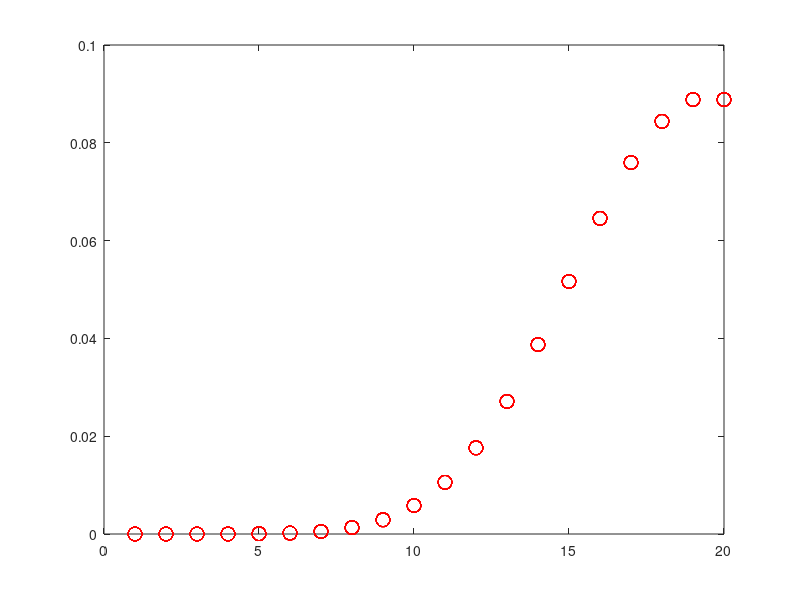

Source code (MATLAB):
lam=20;
for i=1:500
   x(i)=ceil(rand*20);
   endfor
for i=1:500
   prod=1;
   for j=1:x(i)
     prod=prod*j;
     endfor
   z(i)=((lam^x(i))*e.^(-lam))/prod;
   endfor
   plot(x,z,'ro','MarkerSize',10);